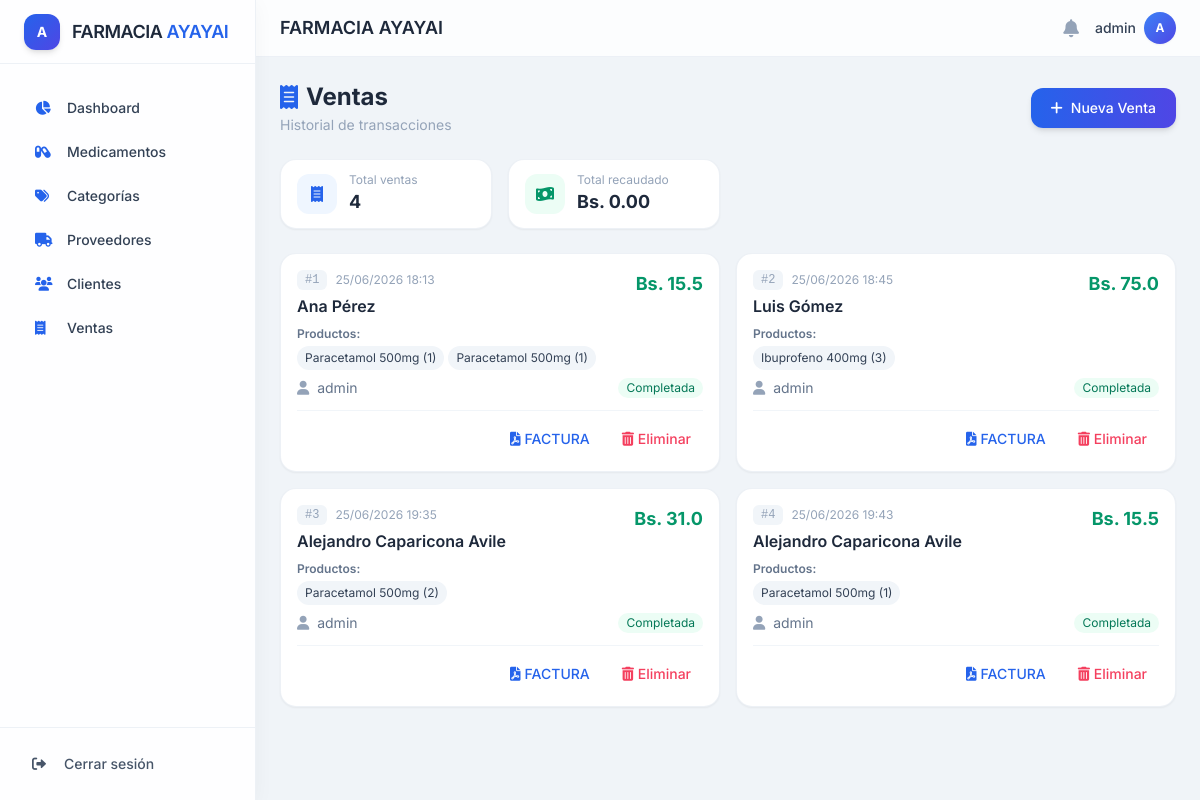
/ventas (signed in), run on the app's committed database.
### app/models.py (models this page shows, shortened)
class Usuario(UserMixin, db.Model):
    __tablename__ = 'usuarios'
    id = db.Column(db.Integer, primary_key=True)
    username = db.Column(db.String(100), unique=True, nullable=False)
    password_hash = db.Column(db.String(200), nullable=False)
    rol_id = db.Column(db.Integer, db.ForeignKey('roles.id'), nullable=False)

class Venta(db.Model):
    __tablename__ = 'ventas'
    id = db.Column(db.Integer, primary_key=True)
    fecha = db.Column(db.DateTime, default=db.func.current_timestamp())
    total = db.Column(db.Float, nullable=False)
    cliente_id = db.Column(db.Integer, db.ForeignKey('clientes.id'), nullable=False)
    usuario_id = db.Column(db.Integer, db.ForeignKey('usuarios.id'), nullable=False)
    cliente = db.relationship('Cliente', backref='ventas', lazy=True)
    usuario = db.relationship('Usuario', backref='ventas', lazy=True)
    detalles = db.relationship('DetalleVenta', backref='venta', lazy=True, cascade='all, delete-orphan')

class Cliente(db.Model):
    __tablename__ = 'clientes'
    id = db.Column(db.Integer, primary_key=True)
    nombre = db.Column(db.String(100), nullable=False)
    telefono = db.Column(db.String(20))
    email = db.Column(db.String(100))
    direccion = db.Column(db.String(200))

class DetalleVenta(db.Model):
    __tablename__ = 'detalle_ventas'
    id = db.Column(db.Integer, primary_key=True)
    venta_id = db.Column(db.Integer, db.ForeignKey('ventas.id'), nullable=False)
    medicamento_id = db.Column(db.Integer, db.ForeignKey('medicamentos.id'), nullable=False)
    cantidad = db.Column(db.Integer, nullable=False)
    precio_unitario = db.Column(db.Float, nullable=False)
    subtotal = db.Column(db.Float, nullable=False)
    medicamento = db.relationship('Medicamento', backref='detalles', lazy=True)

class Medicamento(db.Model):
    __tablename__ = 'medicamentos'
    id = db.Column(db.Integer, primary_key=True)
    nombre = db.Column(db.String(100), nullable=False)
    descripcion = db.Column(db.String(200))
    precio = db.Column(db.Float, nullable=False)
    stock = db.Column(db.Integer, nullable=False)
    stock_minimo = db.Column(db.Integer, default=5)
    categoria_id = db.Column(db.Integer, db.ForeignKey('categorias.id'), nullable=False)
    proveedor_id = db.Column(db.Integer, db.ForeignKey('proveedores.id'), nullable=False)
    categoria = db.relationship('Categoria', backref='medicamentos', lazy=True)
    proveedor = db.relationship('Proveedor', backref='medicamentos', lazy=True)

### app/routes.py (the view)
@bp.route('/ventas')
@login_required
def ventas_listar():
    from app.models import Venta
    ventas = Venta.query.all()
    return render_template('ventas/listar.html', ventas=ventas)

### app/__init__.py (called while the page is built)
@login_manager.user_loader
def load_user(user_id):
    from app.models import Usuario
    return Usuario.query.get(int(user_id))

### app/templates/ventas/listar.html (shortened to what this page needs)
{% extends "base.html" %}
{% block content %}
<div class="flex flex-wrap justify-between items-center gap-3 mb-6">
    <div>
        <h2 class="text-2xl font-bold text-slate-800 flex items-center gap-2">
            <i class="fas fa-receipt text-blue-600"></i> Ventas
        </h2>
        <p class="text-sm text-slate-400 mt-0.5">Historial de transacciones</p>
    </div>
    <a href="/ventas/crear" class="inline-flex items-center gap-2 bg-gradient-to-r from-blue-600 to-indigo-600 hover:from-blue-700 hover:to-indigo-700 text-white px-5 py-2.5 rounded-xl text-sm font-medium shadow-md hover:shadow-lg transition-all duration-200">
        <i class="fas fa-plus"></i> Nueva Venta
    </a>
</div>
<div class="grid grid-cols-2 md:grid-cols-4 gap-4 mb-6">
    <div class="bg-white rounded-2xl shadow-sm border border-slate-200/60 px-4 py-3 flex items-center gap-3">
        <div class="h-10 w-10 rounded-xl bg-blue-50 flex items-center justify-center text-blue-600"><i class="fas fa-receipt"></i></div>
        <div>
            <p class="text-xs text-slate-400">Total ventas</p>
            <p class="text-lg font-bold text-slate-800">{{ ventas|length }}</p>
        </div>
    </div>
    <div class="bg-white rounded-2xl shadow-sm border border-slate-200/60 px-4 py-3 flex items-center gap-3">
        <div class="h-10 w-10 rounded-xl bg-emerald-50 flex items-center justify-center text-emerald-600"><i class="fas fa-money-bill-wave"></i></div>
        <div>
            <p class="text-xs text-slate-400">Total recaudado</p>
            <p class="text-lg font-bold text-slate-800">
                {% set total_recaudado = 0 %}
                {% for v in ventas %}
                    {% set total_recaudado = total_recaudado + v.total %}
                {% endfor %}
                Bs. {{ "%.2f"|format(total_recaudado) }}
            </p>
        </div>
    </div>
</div>
<div class="grid grid-cols-1 md:grid-cols-2 gap-4">
    {% for v in ventas %}
    <div class="group bg-white rounded-2xl shadow-sm border border-slate-200/60 hover:shadow-lg hover:border-blue-200 transition-all duration-200 p-4">
        <div class="flex items-start justify-between">
            <div>
                <div class="flex items-center gap-2">
                    <span class="text-xs font-mono text-slate-400 bg-slate-100 px-2 py-0.5 rounded-md">#{{ v.id }}</span>
                    <span class="text-xs text-slate-400">{{ v.fecha.strftime('%d/%m/%Y %H:%M') }}</span>
                </div>
                <h3 class="font-semibold text-slate-800 mt-1">{{ v.cliente.nombre }}</h3>
            </div>
            <span class="text-lg font-bold text-emerald-600">Bs. {{ v.total }}</span>
        </div>
        <div class="mt-2">
            <p class="text-xs font-semibold text-slate-500 mb-1">Productos:</p>
            <div class="flex flex-wrap gap-1">
                {% for detalle in v.detalles %}
                <span class="text-xs bg-slate-100 text-slate-700 px-2 py-1 rounded-full">
                    {{ detalle.medicamento.nombre }} ({{ detalle.cantidad }})
                </span>
                {% endfor %}
            </div>
        </div>
        <div class="mt-2 flex items-center justify-between text-sm text-slate-500">
            <span><i class="fas fa-user text-slate-400 mr-1"></i> {{ v.usuario.username }}</span>
            <span class="text-xs bg-emerald-50 text-emerald-700 px-2 py-0.5 rounded-full">Completada</span>
        </div>
        <div class="flex justify-end gap-2 mt-3 pt-3 border-t border-slate-100">
            <a href="{{ url_for('main.generar_factura', venta_id=v.id) }}" class="inline-flex items-center gap-1 text-blue-600 hover:text-blue-800 hover:bg-blue-50 px-3 py-1.5 rounded-lg text-sm transition font-medium" target="_blank">
                <i class="fas fa-file-pdf"></i> FACTURA
            </a>
            <a href="/ventas/eliminar/{{ v.id }}" class="text-rose-500 hover:text-rose-700 hover:bg-rose-50 px-3 py-1.5 rounded-lg text-sm transition font-medium" onclick="return confirm('¿Eliminar venta?')">
                <i class="fas fa-trash-alt"></i> Eliminar
            </a>
        </div>
    </div>
    {% endfor %}
</div>
{% endblock %}

### app/templates/base.html (shortened to what this page needs)
<!DOCTYPE html>
<html lang="es">
<head>
    <script src="https://cdn.tailwindcss.com"></script>
    <link rel="stylesheet" href="https://cdnjs.cloudflare.com/ajax/libs/font-awesome/6.0.0-beta3/css/all.min.css" />
</head>
<body>
<aside class="fixed inset-y-0 left-0 z-50 w-64 bg-white/90 backdrop-blur-md shadow-soft border-r border-slate-200/60 hidden md:flex flex-col">
    <div class="flex items-center gap-3 px-6 h-16 border-b border-slate-200/60">
        <div class="h-9 w-9 rounded-xl bg-gradient-to-br from-blue-600 to-indigo-600 flex items-center justify-center text-white font-bold text-sm shadow-md">A</div>
        <span class="text-lg font-semibold text-slate-800 tracking-tight">FARMACIA <span class="text-blue-600">AYAYAI</span></span>
    </div>
    <nav class="flex-1 overflow-y-auto py-6 px-4 space-y-1">
        <a href="/dashboard" class="sidebar-link active flex items-center gap-3 px-4 py-2.5 rounded-lg text-slate-700 text-sm font-medium"><i class="fas fa-chart-pie w-5 text-blue-600"></i> Dashboard</a>
        <a href="/medicamentos" class="sidebar-link flex items-center gap-3 px-4 py-2.5 rounded-lg text-slate-700 text-sm font-medium"><i class="fas fa-capsules w-5 text-blue-600"></i> Medicamentos</a>
        <a href="/categorias" class="sidebar-link flex items-center gap-3 px-4 py-2.5 rounded-lg text-slate-700 text-sm font-medium"><i class="fas fa-tags w-5 text-blue-600"></i> Categorías</a>
        <a href="/proveedores" class="sidebar-link flex items-center gap-3 px-4 py-2.5 rounded-lg text-slate-700 text-sm font-medium"><i class="fas fa-truck w-5 text-blue-600"></i> Proveedores</a>
        <a href="/clientes" class="sidebar-link flex items-center gap-3 px-4 py-2.5 rounded-lg text-slate-700 text-sm font-medium"><i class="fas fa-users w-5 text-blue-600"></i> Clientes</a>
        <a href="/ventas" class="sidebar-link flex items-center gap-3 px-4 py-2.5 rounded-lg text-slate-700 text-sm font-medium"><i class="fas fa-receipt w-5 text-blue-600"></i> Ventas</a>
    </nav>
    <div class="border-t border-slate-200/60 p-4">
        <a href="/logout" class="flex items-center gap-3 px-4 py-2.5 rounded-lg text-slate-600 hover:bg-red-50 hover:text-red-600 transition text-sm font-medium"><i class="fas fa-sign-out-alt w-5"></i> Cerrar sesión</a>
    </div>
</aside>
<div class="flex-1 md:ml-64 min-h-screen">
    <header class="sticky top-0 z-40 bg-white/80 backdrop-blur-sm border-b border-slate-200/60 px-6 py-3 flex items-center justify-between">
        <div class="flex items-center gap-4">
            <h2 class="text-lg font-semibold text-slate-800">FARMACIA AYAYAI</h2>
        </div>
        <div class="flex items-center gap-4">
            <i class="fas fa-bell text-slate-400 hover:text-slate-600 cursor-pointer transition text-lg"></i>
            <div class="flex items-center gap-2">
                <span class="text-sm font-medium text-slate-700 hidden sm:block">{{ current_user.username }}</span>
                <div class="h-8 w-8 rounded-full bg-gradient-to-br from-blue-500 to-indigo-600 flex items-center justify-center text-white text-xs font-bold shadow-sm">A</div>
            </div>
        </div>
    </header>
    <main class="p-6">
        {% block content %}{% endblock %}
    </main>
</div>
</body>
</html>

### app/templates/base.html (style rules this page uses)
* { font-family: 'Inter', sans-serif; }
body { background: #f0f4f8; }
.sidebar-link { transition: all 0.2s ease; border-left: 3px solid transparent; }
.shadow-soft { box-shadow: 0 4px 20px rgba(0,0,0,0.04); }

### data on the page
Usuario: username "admin"
Venta: id "1", fecha "25/06/2026 18:13", cliente.nombre "Ana Pérez", total "15.5", usuario.username "admin"
DetalleVenta: medicamento.nombre "Paracetamol 500mg", cantidad "1"
DetalleVenta: medicamento.nombre "Paracetamol 500mg", cantidad "1"
Venta: id "2", fecha "25/06/2026 18:45", cliente.nombre "Luis Gómez", total "75.0", usuario.username "admin"
DetalleVenta: medicamento.nombre "Ibuprofeno 400mg", cantidad "3"
Venta: id "3", fecha "25/06/2026 19:35", cliente.nombre "Alejandro Caparicona Avile", total "31.0", usuario.username "admin"
DetalleVenta: medicamento.nombre "Paracetamol 500mg", cantidad "2"
Venta: id "4", fecha "25/06/2026 19:43", cliente.nombre "Alejandro Caparicona Avile", total "15.5", usuario.username "admin"
DetalleVenta: medicamento.nombre "Paracetamol 500mg", cantidad "1"

### other printed values
{{ ventas|length }} "4"
{{ "%.2f"|format(total_recaudado) }} "0.00"
